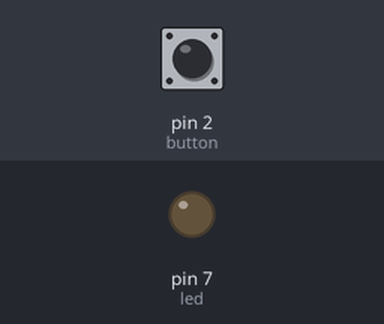
This sketch was run on a simulated Arduino Uno, built with avr-gcc and run on an emulated ATmega328P. Shown: output pins drawn as LEDs (lit = HIGH). The inputs (shaded band) are chosen by the test bench; at power-on: pin 2 (button) LOW. No radio packets arrive unless stated; what the sketch prints to the serial monitor is not drawn.

Above: at 1.2 s.
1.3 s: pin 2 (button) pulled HIGH for 0.15 s
At 1.9 s:
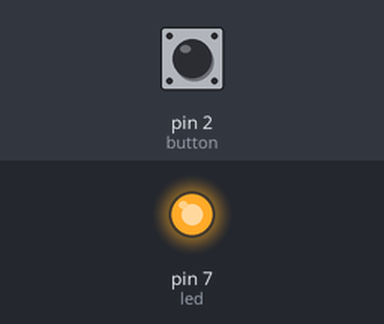
2.9 s: pin 2 (button) pulled HIGH for 1 s
At 3.4 s:
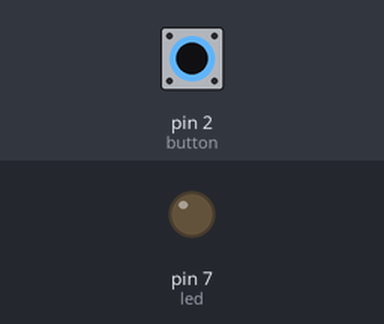
5.4 s: pin 2 (button) pulled HIGH for 3.2 s
At 6.9 s:
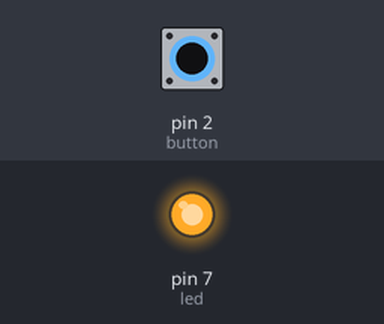
Timing chart, 0 to 8.4 s (numbered marks = the images above; inputs shaded):
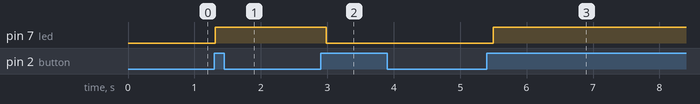

The sketch:

block_base.ino
```cpp
#include <SPI.h>
#include "nRF24L01.h"
#include "RF24.h"

RF24 radio(9, 10);

struct Sensor {
  byte status_value;
  String lat;
  String lng;
  String label;
};

boolean flag = 0;
boolean led_flag = 0;
boolean update_value = 0;

byte button = 2;
byte led = 7;

Sensor sensor1 = {0, "59.977229", "74.900324", "1"};
Sensor sensor2 = {0, "59.963229", "74.980324", "2"};
Sensor sensor3 = {0, "59.863299", "74.500394", "3"};


byte address[][6] = {"1Node", "2Node", "3Node", "4Node", "5Node", "6Node"};
byte data [2];

void setup() {
  Serial.begin(9600);
  pinMode(button, INPUT);
  pinMode(led, OUTPUT);
  radio.begin(); //активировать модуль
  radio.setAutoAck(1);         //режим подтверждения приёма, 1 вкл 0 выкл
  radio.setRetries(0, 15);    //(время между попыткой достучаться, число попыток)
  radio.enableAckPayload();    //разрешить отсылку данных в ответ на входящий сигнал
  radio.setPayloadSize(32);     //размер пакета, в байтах

  radio.openReadingPipe(1, address[0]);     //хотим слушать трубу 0
  radio.setChannel(0x60);  //выбираем канал (в котором нет шумов!)

  radio.setPALevel (RF24_PA_MAX); //уровень мощности передатчика. На выбор RF24_PA_MIN, RF24_PA_LOW, RF24_PA_HIGH, RF24_PA_MAX
  radio.setDataRate (RF24_1MBPS); //скорость обмена. На выбор RF24_2MBPS, RF24_1MBPS, RF24_250KBPS
  //должна быть одинакова на приёмнике и передатчике!
  //при самой низкой скорости имеем самую высокую чувствительность и дальность!!
  // ВНИМАНИЕ!!! enableAckPayload НЕ РАБОТАЕТ НА СКОРОСТИ 250 kbps!

  radio.powerUp(); //начать работу
  radio.startListening();  //начинаем слушать эфир, мы приёмный модуль
}

void loop() {
  byte pipeNo;

  while ( radio.available(&pipeNo)) {
    radio.read( &data, sizeof(data));
  }
  delay(100);

  if (data[1] != sensor1.status_value) {
    update_value = 1;
  }
  sensor1.status_value = data[1];

  update_listner ();
  button_listner ();
}

void update_listner () {
  if (update_value) {
    messege_creator();
    update_value = 0;
  }
}

void button_listner () {
  boolean butt = digitalRead(button);

  if (butt == 1 && flag == 0) {
    flag = 1;
    led_flag = !led_flag;
    if (led_flag != sensor1.status_value) {
      update_value = 1;
      sensor1.status_value = led_flag;
    }
    digitalWrite(led, led_flag);
  }
  if (butt == 0 && flag == 1) {
    flag = 0;
  }

}

void mc (Sensor sensor) {
  Serial.print ("{\"status\":");
  Serial.print (sensor.status_value);
  Serial.print (",\"position\":{\"lat\":");
  Serial.print(sensor.lat);
  Serial.print(",\"lng\":");
  Serial.print(sensor.lng);
  Serial.print("},\"label\":\"");
  Serial.print(sensor.label);
  Serial.print("\"}");
}

void messege_creator () {
  Serial.print ("{\"sensors\":[");
  mc (sensor1); Serial.print(",");
  mc (sensor2); Serial.print(",");
  mc (sensor3);
  Serial.println("]}");
}

void rand_mes () {
  sensor1.status_value = (sensor1.status_value + 1 ) % 2;
  sensor2.status_value = (sensor2.status_value + sensor1.status_value + 1 ) % 2;
  sensor3.status_value = (sensor3.status_value + sensor1.status_value + sensor2.status_value + 1 ) % 2;
}
```

Measured:
- after the input at 1.3 s, pin 7 (led): LOW → HIGH at once
- after the input at 2.9 s, pin 7 (led): HIGH → LOW after 0.09 s
- after the input at 5.4 s, pin 7 (led): LOW → HIGH after 0.10 s
